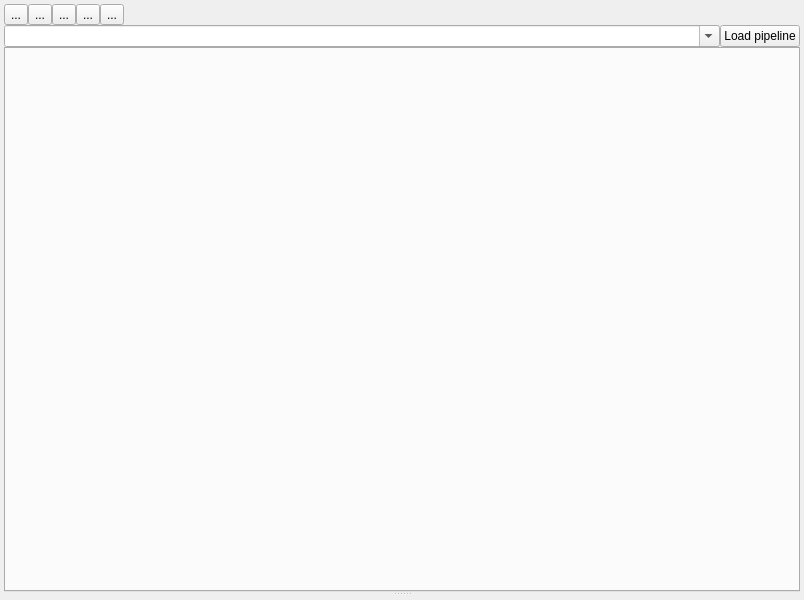
<?xml version="1.0" encoding="UTF-8"?>
<ui version="4.0">
 <class>PipelineViewer</class>
 <widget class="QMainWindow" name="PipelineViewer">
  <property name="geometry">
   <rect>
    <x>0</x>
    <y>0</y>
    <width>804</width>
    <height>600</height>
   </rect>
  </property>
  <property name="windowTitle">
   <string>Pipeline Viewer</string>
  </property>
  <property name="windowIcon">
   <iconset resource="icones.qrc">
    <normaloff>:/icones/logo</normaloff>:/icones/logo</iconset>
  </property>
  <widget class="QWidget" name="centralwidget">
   <property name="sizePolicy">
    <sizepolicy hsizetype="Expanding" vsizetype="Expanding">
     <horstretch>0</horstretch>
     <verstretch>0</verstretch>
    </sizepolicy>
   </property>
   <layout class="QGridLayout" name="gridLayout">
    <property name="margin">
     <number>4</number>
    </property>
    <property name="spacing">
     <number>0</number>
    </property>
    <item row="0" column="0">
     <layout class="QVBoxLayout" name="verticalLayout">
      <property name="spacing">
       <number>0</number>
      </property>
      <item>
       <layout class="QHBoxLayout" name="horizontalLayout_3">
        <property name="spacing">
         <number>0</number>
        </property>
        <item>
         <widget class="QToolButton" name="help">
          <property name="text">
           <string>...</string>
          </property>
          <property name="icon">
           <iconset resource="icones.qrc">
            <normaloff>:/icones/help</normaloff>:/icones/help</iconset>
          </property>
          <property name="iconSize">
           <size>
            <width>24</width>
            <height>24</height>
           </size>
          </property>
         </widget>
        </item>
        <item>
         <widget class="QToolButton" name="clean_bottom_layout">
          <property name="text">
           <string>...</string>
          </property>
          <property name="icon">
           <iconset resource="icones.qrc">
            <normaloff>:/icones/delete</normaloff>:/icones/delete</iconset>
          </property>
          <property name="iconSize">
           <size>
            <width>24</width>
            <height>24</height>
           </size>
          </property>
         </widget>
        </item>
        <item>
         <widget class="QToolButton" name="controller">
          <property name="text">
           <string>...</string>
          </property>
          <property name="icon">
           <iconset resource="icones.qrc">
            <normaloff>:/icones/controller</normaloff>:/icones/controller</iconset>
          </property>
          <property name="iconSize">
           <size>
            <width>24</width>
            <height>24</height>
           </size>
          </property>
         </widget>
        </item>
        <item>
         <widget class="QToolButton" name="change_view">
          <property name="text">
           <string>...</string>
          </property>
          <property name="icon">
           <iconset resource="icones.qrc">
            <normaloff>:/icones/change_view</normaloff>:/icones/change_view</iconset>
          </property>
          <property name="iconSize">
           <size>
            <width>24</width>
            <height>24</height>
           </size>
          </property>
         </widget>
        </item>
        <item>
         <widget class="QToolButton" name="run">
          <property name="text">
           <string>...</string>
          </property>
          <property name="icon">
           <iconset resource="icones.qrc">
            <normaloff>:/icones/play</normaloff>:/icones/play</iconset>
          </property>
          <property name="iconSize">
           <size>
            <width>24</width>
            <height>24</height>
           </size>
          </property>
         </widget>
        </item>
        <item>
         <spacer name="horizontalSpacer">
          <property name="orientation">
           <enum>Qt::Horizontal</enum>
          </property>
          <property name="sizeHint" stdset="0">
           <size>
            <width>40</width>
            <height>20</height>
           </size>
          </property>
         </spacer>
        </item>
       </layout>
      </item>
      <item>
       <layout class="QHBoxLayout" name="horizontalLayout">
        <item>
         <widget class="QComboBox" name="pipeline_module">
          <property name="toolTip">
           <string/>
          </property>
          <property name="autoFillBackground">
           <bool>false</bool>
          </property>
          <property name="editable">
           <bool>true</bool>
          </property>
          <property name="insertPolicy">
           <enum>QComboBox::InsertAlphabetically</enum>
          </property>
         </widget>
        </item>
        <item>
         <widget class="QPushButton" name="load_pipeline">
          <property name="sizePolicy">
           <sizepolicy hsizetype="Fixed" vsizetype="Fixed">
            <horstretch>0</horstretch>
            <verstretch>0</verstretch>
           </sizepolicy>
          </property>
          <property name="text">
           <string>Load pipeline</string>
          </property>
         </widget>
        </item>
       </layout>
      </item>
      <item>
       <widget class="QSplitter" name="splitter">
        <property name="sizePolicy">
         <sizepolicy hsizetype="Expanding" vsizetype="Expanding">
          <horstretch>0</horstretch>
          <verstretch>0</verstretch>
         </sizepolicy>
        </property>
        <property name="orientation">
         <enum>Qt::Vertical</enum>
        </property>
        <widget class="QWidget" name="verticalLayoutWidget">
         <layout class="QVBoxLayout" name="simple_pipeline_layout">
          <property name="spacing">
           <number>0</number>
          </property>
          <item>
           <widget class="QTabWidget" name="simple_pipeline">
            <property name="currentIndex">
             <number>-1</number>
            </property>
           </widget>
          </item>
         </layout>
        </widget>
        <widget class="QWidget" name="verticalLayoutWidget_2">
         <layout class="QVBoxLayout" name="sub_pipeline">
          <property name="spacing">
           <number>0</number>
          </property>
          <property name="sizeConstraint">
           <enum>QLayout::SetNoConstraint</enum>
          </property>
         </layout>
        </widget>
       </widget>
      </item>
     </layout>
    </item>
   </layout>
  </widget>
 </widget>
 <resources>
  <include location="icones.qrc"/>
 </resources>
 <connections/>
</ui>
